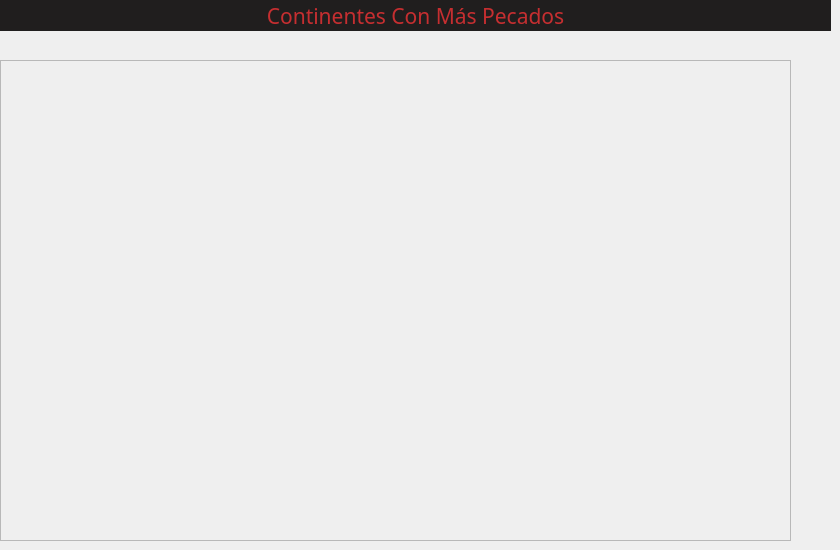
      <widget class="QWidget" name="pageMapaInfierno">
       <widget class="QFrame" name="frame_2">
        <property name="geometry">
         <rect>
          <x>0</x>
          <y>60</y>
          <width>791</width>
          <height>481</height>
         </rect>
        </property>
        <property name="frameShape">
         <enum>QFrame::StyledPanel</enum>
        </property>
        <property name="frameShadow">
         <enum>QFrame::Raised</enum>
        </property>
        <widget class="QLabel" name="lbEuropaHell">
         <property name="geometry">
          <rect>
           <x>350</x>
           <y>10</y>
           <width>171</width>
           <height>181</height>
          </rect>
         </property>
         <property name="styleSheet">
          <string notr="true">image:url(&quot;:/images/continents/europa.png&quot;);</string>
         </property>
         <property name="text">
          <string/>
         </property>
        </widget>
        <widget class="QLabel" name="lbAfricaHell">
         <property name="geometry">
          <rect>
           <x>320</x>
           <y>190</y>
           <width>251</width>
           <height>251</height>
          </rect>
         </property>
         <property name="styleSheet">
          <string notr="true">image:url(':/images/continents/africa.png');</string>
         </property>
         <property name="text">
          <string/>
         </property>
        </widget>
        <widget class="QLabel" name="lbAustraliaHell">
         <property name="geometry">
          <rect>
           <x>590</x>
           <y>260</y>
           <width>171</width>
           <height>181</height>
          </rect>
         </property>
         <property name="styleSheet">
          <string notr="true">image:url(&quot;:/images/continents/oceania.png&quot;);</string>
         </property>
         <property name="text">
          <string/>
         </property>
        </widget>
        <widget class="QLabel" name="lbAsiaHell">
         <property name="geometry">
          <rect>
           <x>560</x>
           <y>20</y>
           <width>211</width>
           <height>231</height>
          </rect>
         </property>
         <property name="styleSheet">
          <string notr="true">image:url(&quot;:/images/continents/asia.png&quot;);</string>
         </property>
         <property name="text">
          <string/>
         </property>
        </widget>
        <widget class="QLabel" name="lbAmericaHell">
         <property name="geometry">
          <rect>
           <x>-20</x>
           <y>20</y>
           <width>341</width>
           <height>411</height>
          </rect>
         </property>
         <property name="styleSheet">
          <string notr="true">image:url(':/images/continents/america.png');</string>
         </property>
         <property name="text">
          <string/>
         </property>
        </widget>
       </widget>
       <widget class="QLabel" name="label_17">
        <property name="geometry">
         <rect>
          <x>0</x>
          <y>0</y>
          <width>831</width>
          <height>31</height>
         </rect>
        </property>
        <property name="font">
         <font>
          <family>Doppio One</family>
          <pointsize>16</pointsize>
          <weight>50</weight>
          <bold>false</bold>
         </font>
        </property>
        <property name="styleSheet">
         <string notr="true">color: rgb(198, 46, 48);
background-color: rgb(32, 30, 30);
 text-align: center ;
</string>
        </property>
        <property name="text">
         <string>Continentes Con Más Pecados</string>
        </property>
        <property name="alignment">
         <set>Qt::AlignCenter</set>
        </property>
       </widget>
      </widget>
